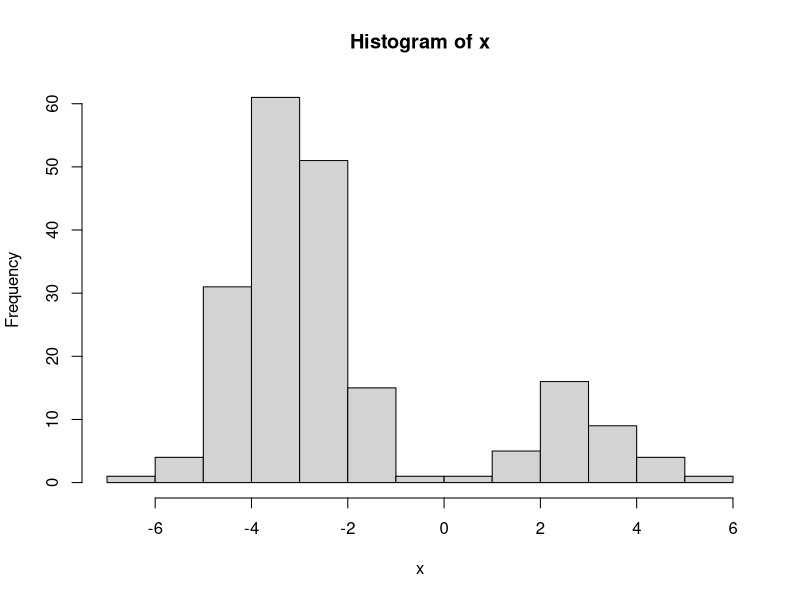
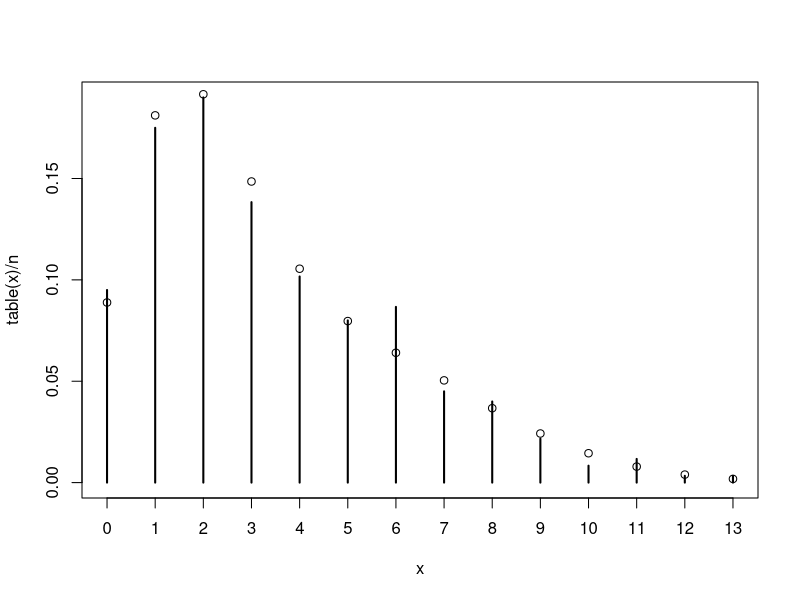

Source code (R) for these figures, in order:
## use the EM algorithm to estimate parameters of a Bernoulli-Normal-Mixture

# parameters
mu1 = -3
mu2 = 3
p = 0.8

# simulate data
n = 200
i <- rbinom(n, 1, p)
x <- numeric(n)
x[i == 1] = rnorm(sum(i), mu1, 1)
x[i != 1] = rnorm(n - sum(i), mu2, 1)
# check distribution
hist(x)

# we introduce auxiliary variables I
# for the non-observed Bernoulli variables of the mixture

# this function computes the expectancy of I conditional
# on the observed data and parameter estimates
expec_auxil <- function(x, mu1, mu2, p) {
  num <- dnorm(x,mu1,1)*p
  den <- num + dnorm(x,mu2,1)*(1-p)
  return(num/den)
}

# maximise the loglikelihood conditioned on the observed
# data and previous parameter estimates to obtain new estimates
# (formula derived analytically)
max_param <- function(x, mu1, mu2, p) {
  E_I <- expec_auxil(x, mu1, mu2, p)
  p_hat <- mean(E_I)
  mu1_hat <- sum(E_I*x)/sum(E_I)
  mu2_hat <- sum((1-E_I)*x)/sum(1-E_I)
  return(c(mu1_hat, mu2_hat, p_hat))
}

# initial parameter estimates
mu1_hat <- 0
mu2_hat <- 1
p_hat <- 0.5

# iterate EM steps
max_iter <- 1000
tol <- sqrt(.Machine$double.eps)
i <- 0
change <- 1
while(i <= max_iter & change > tol) {
  new_param = max_param(x, mu1_hat, mu2_hat, p_hat)
  # iteration limitation
  change <- sum(abs(new_param - c(mu1_hat, mu2_hat, p_hat)))
  i = i + 1
  # results of the step
  mu1_hat = new_param[1]
  mu2_hat = new_param[2]
  p_hat = new_param[3]
}

# result
cbind(mu1_hat, mu2_hat, p_hat, iterations = i-1)
# absolute errors
abs(c(mu1_hat, mu2_hat, p_hat) - c(mu1, mu2, p))




## use the ME algorithm to estimate mixing probabilities for
## a 2-component poisson mixture
# parameters
l = c(2, 6)
p = .65

# simulate data
n = 600
i <- sample(1:2, n, replace = T, prob = c(p, 1-p))
x <- rpois(n, l[i])
# check distribution
plot(table(x)/n) # simulated
den <- function(k) p*dpois(k,l[1])+(1-p)*dpois(k,l[2])
points(0:max(x), den(0:max(x))) # theoretical

# estimate parameters for data x using the given
# start values for l1, l2, p (in that order)
estimate_params <- function(x, param = c(1, 7, .4)) {
  expec <- function(x, param) {
    num <- param[1]^x*exp(-param[1])*param[3]
    den <- num + param[2]^x*exp(-param[2])*(1-param[3])
    return(num/den)
  }
  max <- function(x, param) {
    I <- expec(x, param)
    return(c(sum(x*I)/sum(I), sum(x*(1-I))/sum(1-I), mean(I)))
  }
  for(i in 1:200) {
    param = max(x, param)
  }
  return(param)
}

# result
estimate_params(x)









